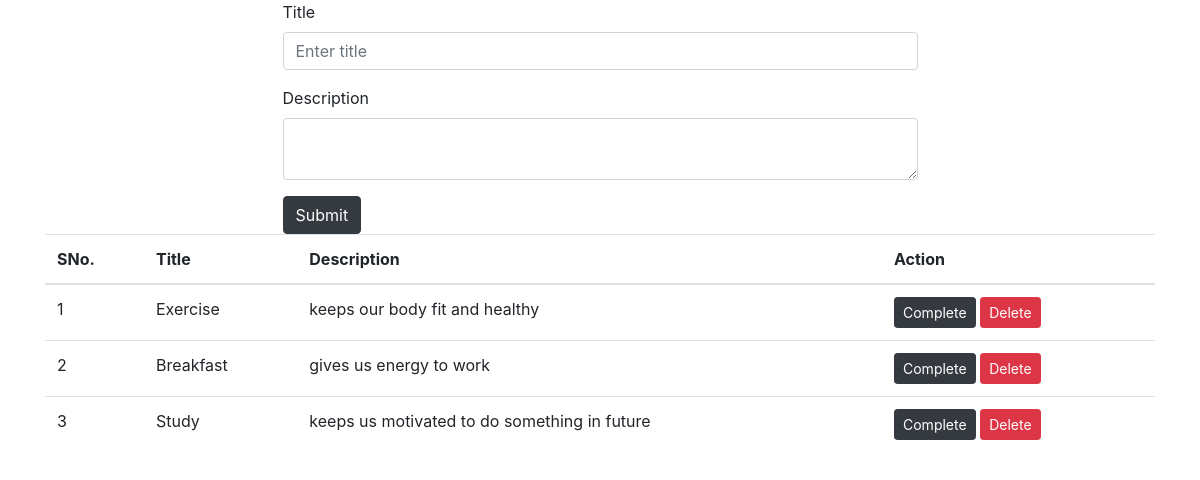
The page / on the database its author committed.
### todoapp/models.py (models this page shows)
class Todo(models.Model):
    title=models.CharField(max_length=300)
    description = models.TextField()
    completed = models.BooleanField(default=False)

### todoapp/views.py (the view)
# urls.py: path('',views.todo_list,name="todo_list"),
def todo_list(request):
    todos = Todo.objects.all()
    return render(request,'todo/index.html',{'todos':todos})

### templates/todo/index.html (shortened to what this page needs)
<!DOCTYPE html>
<html lang="en">
<head>
  <link rel="stylesheet" href="https://cdn.jsdelivr.net/npm/bootstrap@4.6.2/dist/css/bootstrap.min.css">
</head>
<body>
<div class="container">
    <div class="row justify-content-center">
        <div class="col-sm-7">
            <form action="{% url 'create_todo' %}" method="POST">
                <div class="form-group">
                  <label for="email">Title</label>
                  <input type="text" class="form-control" id="title" placeholder="Enter title" name="title">
                </div>
                <div class="form-group">
                  <label for="description">Description</label>
                  <textarea class="form-control" name="description"></textarea>
                </div>
                <button type="submit" class="btn btn-dark">Submit</button>
              </form>
        </div>
    </div>
    <table class="table">
        <thead>
            <tr>
                <th>SNo.</th>
                <th>Title</th>
                <th>Description</th>
                <th>Action</th>
            </tr>
        </thead>
        <tbody>
            {% for todo in todos %}
            <tr>
                <td>{{ forloop.counter }}</td>
                <td>{{ todo.title }}</td>
                <td>{{ todo.description }}</td>
                <td>
                    {% if todo.completed %}
                    <span class="badge badge-success">completed</span>
                    {% else %}
                    <a class="btn btn-sm btn-dark" href="{% url 'complete_todo' todo.id %}">Complete</a>
                    {% endif %}
                    <a class="btn btn-sm btn-danger" href="{% url 'delete_todo' todo.id%}">Delete</a>
                </td>
            </tr>
            {% endfor %}
        </tbody>
    </table>
</div>
</body>
</html>

### rows shown on the page
Todo: title "Exercise", description "keeps our body fit and healthy", completed "Complete"
Todo: title "Breakfast", description "gives us energy to work", completed "Complete"
Todo: title "Study", description "keeps us motivated to do something in future", completed "Complete"
